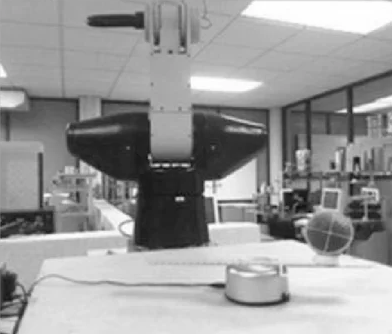
#> input picture assets/stereo/robot_left.png, 392 x 334 px, found by its file name
$ jupyter execute stereo_imaging.ipynb
#> lines starting #> are read from the running program, lines starting #| are printed output that depends on the picture
[cell 1]
import numpy as np
import cv2 as cv

from matplotlib import pyplot as plt
imgL = cv.imread('/Users/manankapoor/Developer/SEM5/Image-Processing /CV-Lab/assets/stereo/robot_left.png',cv.IMREAD_GRAYSCALE);
#> imgL: shape (334, 392); min 15, max 255, mean 152.9
imgR = cv.imread('/Users/manankapoor/Developer/SEM5/Image-Processing /CV-Lab/assets/stereo/robot_right.png',cv.IMREAD_GRAYSCALE);
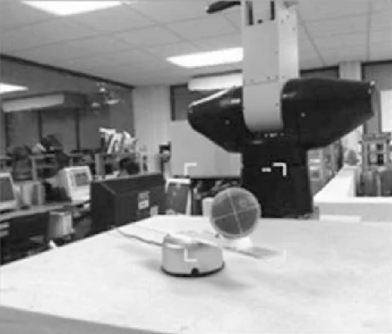
#> input picture assets/stereo/robot_right.png, 392 x 334 px, found by its file name
#> imgR: shape (334, 392); min 6, max 255, mean 149.9


stereo = cv.StereoBM.create(numDisparities=32, blockSize=15)
stereo.setMinDisparity(-16)       # the key change
stereo.setUniquenessRatio(5)      # default is 15
stereo.setSpeckleWindowSize(50)   # optional: removes small isolated blobs
stereo.setSpeckleRange(2)


texture_threshold = cv.StereoBM.getTextureThreshold(stereo);
print(texture_threshold)
disparity = stereo.compute(imgL,imgR)
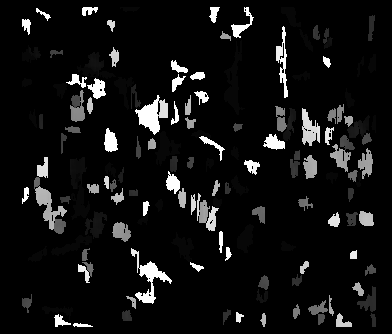
#> disparity: shape (334, 392) int16; min -272, max 240, mean -235.3; drawn with min black and max white
disp = disparity.astype(np.float32) / 16
disp = np.ma.masked_less(disp, stereo.getMinDisparity())   # hide invalid pixels
plt.imshow(disp, cmap="jet"); plt.colorbar(label="disparity (px)")

plt.imshow(disparity,'gray')
plt.show()
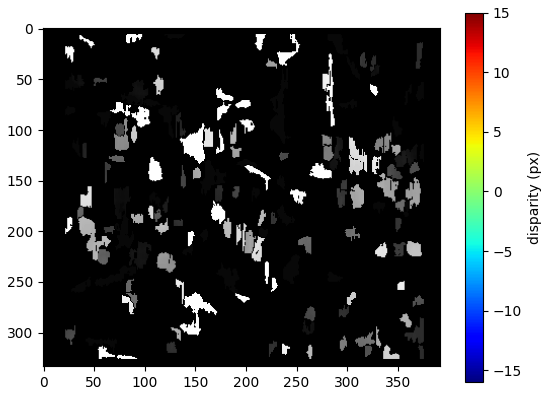
#> figure drawn by matplotlib, 2 panels
